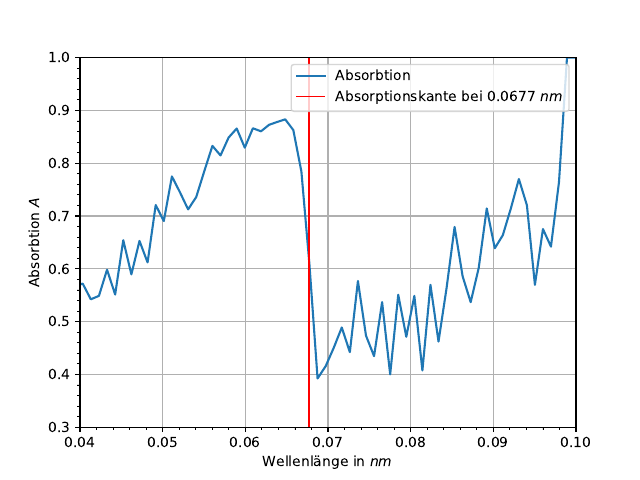

This figure's Python source:

from inspect import getsourcefile
import os.path as path, sys
current_dir = path.dirname(path.abspath(getsourcefile(lambda:0)))
sys.path.insert(0, current_dir[:current_dir.rfind(path.sep)])
from AP import *
import matplotlib.pyplot as plt
from matplotlib.ticker import MultipleLocator
import math


COLOR_STYLE = ["red","green","blue"]
Y_LABEL = r"Absorbtion $A$"
X_LABEL = r"Wellenlänge in $nm$"
X_START =0.04
Y_START =0.3
X_END = 0.1
Y_END = 1

X_MAJOR_TICK = 0.1e-1
Y_MAJOR_TICK =0.1
X_MINOR_TICK = 0.02e-1
Y_MINOR_TICK = 0.02
SAVE_AS = "./XST/Zirkonium.pdf"


path_ = "./XST/data.xls"


d = 0.5 * 564.02e-12
def angleToLambda(arr):
    for i in range(len(arr)):
        arr[i] = 2* d *math.sin(math.radians(arr[i]))
    return arr


data = [fillZeros(getAxis(5,i,236,path_,"V4")) for i in range(1,6)]

fig, ax = plt.subplots()
data[0] = angleToLambda(data[0])
print(data)
ax.grid()

ax.plot(np.array(data[0])*1e9,1-(np.array(data[3])/np.array(data[1])))
ax.axvline(0.0677,color="red",linewidth=0.8)
#ax.plot(data[0],data[3],color="orange")


ax.set_xlabel(X_LABEL)
ax.set_ylabel(Y_LABEL)
ax.set_xlim(X_START,X_END)
ax.set_ylim(Y_START,Y_END)

plt.legend(("Absorbtion",r"Absorptionskante bei 0.0677 $nm$"),loc = 1)

ax.xaxis.set_major_locator(MultipleLocator(X_MAJOR_TICK))
ax.xaxis.set_minor_locator(MultipleLocator(X_MINOR_TICK))
ax.yaxis.set_major_locator(MultipleLocator(Y_MAJOR_TICK))
ax.yaxis.set_minor_locator(MultipleLocator(Y_MINOR_TICK))

plt.savefig(SAVE_AS)
plt.show()




